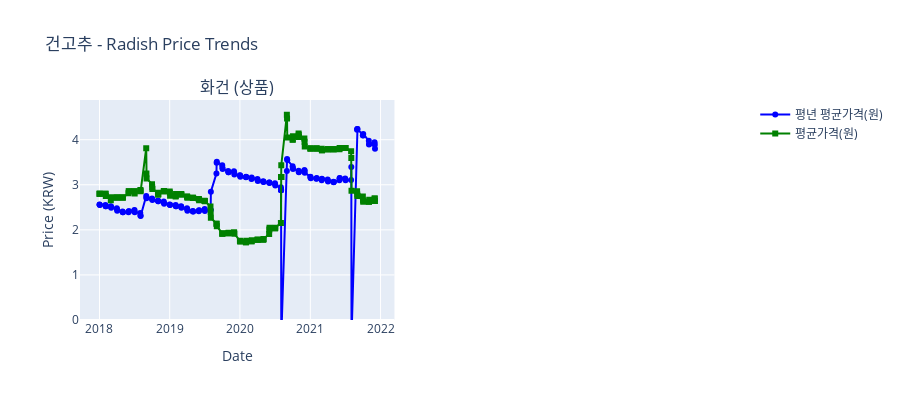
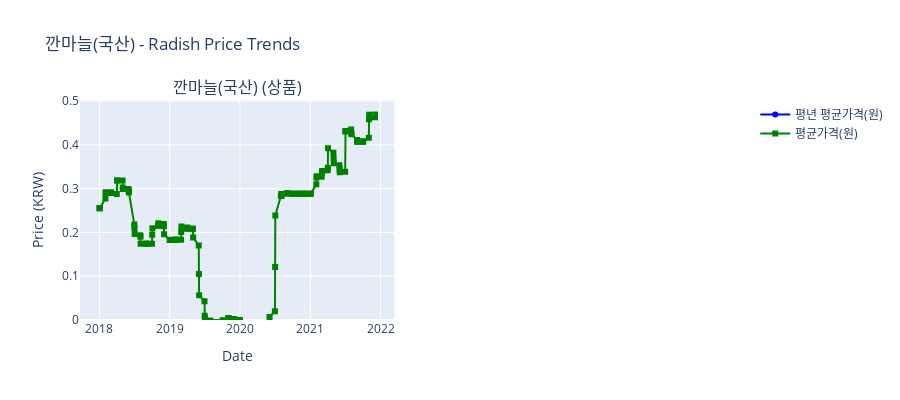
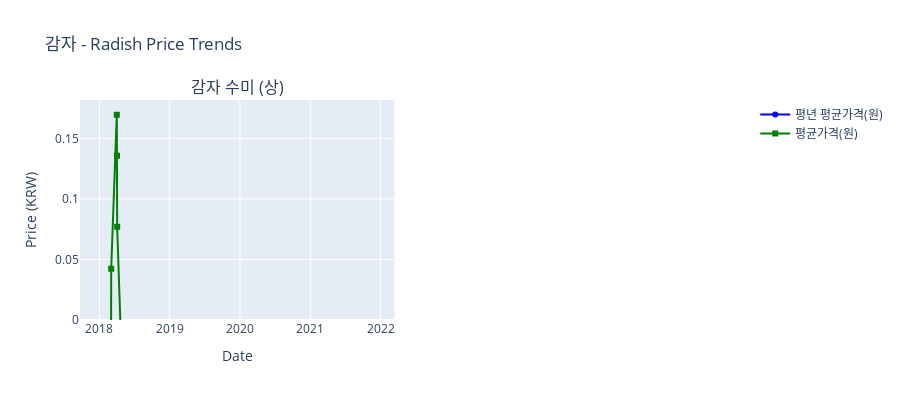

Notebook cell for these charts, in order:
### Code cell
import plotly.graph_objects as go
from plotly.subplots import make_subplots
import math

# Ensure 'plot_date' is sorted
merged_df.sort_values('plot_date', inplace=True)

# Get unique items
unique_items = merged_df['품목명'].unique()

for item in unique_items:
    item_data = merged_df[merged_df['품목명'] == item]
    
    # Get unique combinations of '품종명' and '등급'
    unique_combinations = item_data[['품종명', '등급']].drop_duplicates()
    num_combinations = len(unique_combinations)
    
    cols = 2
    rows = math.ceil(num_combinations / cols)
    
    # Create subplot titles
    subplot_titles = [f"{variety} ({grade})" for variety, grade in unique_combinations.itertuples(index=False)]
    
    # Initialize subplots
    fig = make_subplots(
        rows=rows, cols=cols,
        subplot_titles=subplot_titles,
        shared_xaxes=False,
        shared_yaxes=False,
        horizontal_spacing=0.05,
        vertical_spacing=0.15
    )
    
    for idx, (variety, grade) in enumerate(unique_combinations.itertuples(index=False)):
        row = idx // cols + 1
        col = idx % cols + 1
        
        # Filter data for the combination
        combination_data = item_data[
            (item_data['품종명'] == variety) &
            (item_data['등급'] == grade)
        ].dropna(subset=['평년 평균가격(원)', '평균가격(원)', 'plot_date']).sort_values('plot_date')
        
        # Debugging: Print the combination data
        print(f"\nPlotting {variety} ({grade}):")
        print(combination_data[['year', 'month', '순', '시점', 'plot_date', '평년 평균가격(원)', '평균가격(원)', 'fill_source']])
        
        # Plot '평년 평균가격(원)'
        fig.add_trace(
            go.Scatter(
                x=combination_data['plot_date'],
                y=combination_data['평년 평균가격(원)'],
                mode='lines+markers',
                name='평년 평균가격(원)',
                line=dict(color='blue'),
                marker=dict(symbol='circle')
            ),
            row=row, col=col
        )
        
        # Plot '평균가격(원)'
        fig.add_trace(
            go.Scatter(
                x=combination_data['plot_date'],
                y=combination_data['평균가격(원)'],
                mode='lines+markers',
                name='평균가격(원)',
                line=dict(color='green'),
                marker=dict(symbol='square')
            ),
            row=row, col=col
        )
    
    # Update layout
    fig.update_layout(
        title_text=f"{item} - Radish Price Trends",
        height=400 * rows,
        showlegend=True
    )
    
    # Update x-axis and y-axis titles
    fig.update_xaxes(title_text='Date', row=1, col=1)
    fig.update_yaxes(title_text='Price (KRW)', rangemode='nonnegative', row=1, col=1)
    
    # Show the figure
    fig.show()
    
   # Check '평년 평균가격(원)' for 'average' filled rows
average_filled = merged_df[merged_df['fill_source'] == 'average']
print("\n'평년 평균가격(원)' for 'average' filled rows:")
print(average_filled[['year', 'month', '순', '시점', '평년 평균가격(원)', '평균가격(원)', 'fill_source']])

### Figure 1 — Plotly figure (JSON) as saved in the notebook; plotly's stock layout.template omitted (floating-point values rounded to 4 significant figures; data arrays with more than 128 entries replaced by an {"elided": "..."} marker saying what was removed)
{"data": [{"line": {"color": "blue"}, "marker": {"symbol": "circle"}, "mode": "lines+markers", "name": "평년 평균가격(원)", "type": "scatter", "x": {"elided": "151 str values"}, "xaxis": "x", "y": {"elided": "151 float values"}, "yaxis": "y"}, {"line": {"color": "green"}, "marker": {"symbol": "square"}, "mode": "lines+markers", "name": "평균가격(원)", "type": "scatter", "x": {"elided": "151 str values"}, "xaxis": "x", "y": {"elided": "151 float values"}, "yaxis": "y"}], "layout": {"annotations": [{"font": {"size": 16}, "showarrow": false, "text": "화건 (상품)", "x": 0.2375, "xanchor": "center", "xref": "paper", "y": 1, "yanchor": "bottom", "yref": "paper"}], "height": 400, "showlegend": true, "title": {"text": "건고추 - Radish Price Trends"}, "xaxis": {"anchor": "y", "domain": [0, 0.475], "title": {"text": "Date"}}, "xaxis2": {"anchor": "y2", "domain": [0.525, 1]}, "yaxis": {"anchor": "x", "domain": [0, 1], "rangemode": "nonnegative", "title": {"text": "Price (KRW)"}}, "yaxis2": {"anchor": "x2", "domain": [0, 1]}}}

### Figure 2 — Plotly figure (JSON) as saved in the notebook; plotly's stock layout.template omitted (floating-point values rounded to 4 significant figures; data arrays with more than 128 entries replaced by an {"elided": "..."} marker saying what was removed)
{"data": [{"line": {"color": "blue"}, "marker": {"symbol": "circle"}, "mode": "lines+markers", "name": "평년 평균가격(원)", "type": "scatter", "x": {"elided": "151 str values"}, "xaxis": "x", "y": {"elided": "151 float values"}, "yaxis": "y"}, {"line": {"color": "green"}, "marker": {"symbol": "square"}, "mode": "lines+markers", "name": "평균가격(원)", "type": "scatter", "x": {"elided": "151 str values"}, "xaxis": "x", "y": {"elided": "151 float values"}, "yaxis": "y"}], "layout": {"annotations": [{"font": {"size": 16}, "showarrow": false, "text": "깐마늘(국산) (상품)", "x": 0.2375, "xanchor": "center", "xref": "paper", "y": 1, "yanchor": "bottom", "yref": "paper"}], "height": 400, "showlegend": true, "title": {"text": "깐마늘(국산) - Radish Price Trends"}, "xaxis": {"anchor": "y", "domain": [0, 0.475], "title": {"text": "Date"}}, "xaxis2": {"anchor": "y2", "domain": [0.525, 1]}, "yaxis": {"anchor": "x", "domain": [0, 1], "rangemode": "nonnegative", "title": {"text": "Price (KRW)"}}, "yaxis2": {"anchor": "x2", "domain": [0, 1]}}}

### Figure 3 — Plotly figure (JSON) as saved in the notebook; plotly's stock layout.template omitted (floating-point values rounded to 4 significant figures; data arrays with more than 128 entries replaced by an {"elided": "..."} marker saying what was removed)
{"data": [{"line": {"color": "blue"}, "marker": {"symbol": "circle"}, "mode": "lines+markers", "name": "평년 평균가격(원)", "type": "scatter", "x": {"elided": "151 str values"}, "xaxis": "x", "y": {"elided": "151 float values"}, "yaxis": "y"}, {"line": {"color": "green"}, "marker": {"symbol": "square"}, "mode": "lines+markers", "name": "평균가격(원)", "type": "scatter", "x": {"elided": "151 str values"}, "xaxis": "x", "y": {"elided": "151 float values"}, "yaxis": "y"}], "layout": {"annotations": [{"font": {"size": 16}, "showarrow": false, "text": "감자 수미 (상)", "x": 0.2375, "xanchor": "center", "xref": "paper", "y": 1, "yanchor": "bottom", "yref": "paper"}], "height": 400, "showlegend": true, "title": {"text": "감자 - Radish Price Trends"}, "xaxis": {"anchor": "y", "domain": [0, 0.475], "title": {"text": "Date"}}, "xaxis2": {"anchor": "y2", "domain": [0.525, 1]}, "yaxis": {"anchor": "x", "domain": [0, 1], "rangemode": "nonnegative", "title": {"text": "Price (KRW)"}}, "yaxis2": {"anchor": "x2", "domain": [0, 1]}}}
